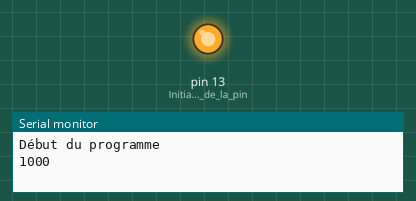
Recording of a sketch running on a simulated Arduino Uno, built with avr-gcc and run on an emulated ATmega328P. Shown: output pins drawn as LEDs (lit = HIGH), the last lines printed to the serial monitor.

Above: at 0.1 s.
At 38.1 s:
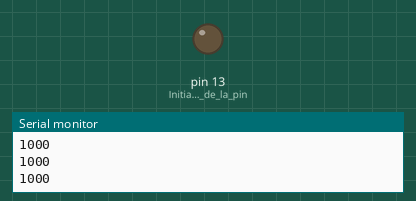
Timing chart, 0 to 40.0 s (numbered marks = the images above):
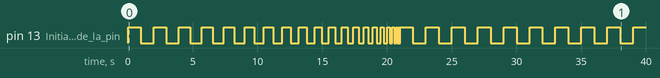

The sketch:

led_03.ino
```cpp
unsigned int tempsDePause = 1000;        // Initialisation du temps de pose à 1s

void setup() {
  pinMode(13, OUTPUT);          // Initialisation de la pin 13 comme sortie
  Serial.begin(9600);           // Initialisation de la console série
  Serial.println("Début du programme");
}

void loop() {
  blink();

  tempsDePause -= 50;           // On décrémente le tempsDePause de 50 millisecondes

  if (tempsDePause < 50) {
    Serial.println("Stop");     // On se calme et on bascule en clignotement régulier
    tempsDePause = 1000;        // 1 fois par seconde
    while (true) {              // Indéfiniement
      blink();
    }
  }
}

void blink() {
  Serial.println(tempsDePause); // Affichage du temps de pose dans la console série
  digitalWrite(13, HIGH);       // Etat haut = led allumée
  delay(tempsDePause);          // Pause
  digitalWrite(13, LOW);        // Etat bas = led éteinte
  delay(tempsDePause);          // Pause
}
```

Measured:
- by itself, pin 13 (Initialisation_de_la_pin): LOW → HIGH at 0.00 s, → LOW 1.0 s later, → HIGH 1.0 s later, → LOW 0.95 s later, … (59 changes in this stretch)
